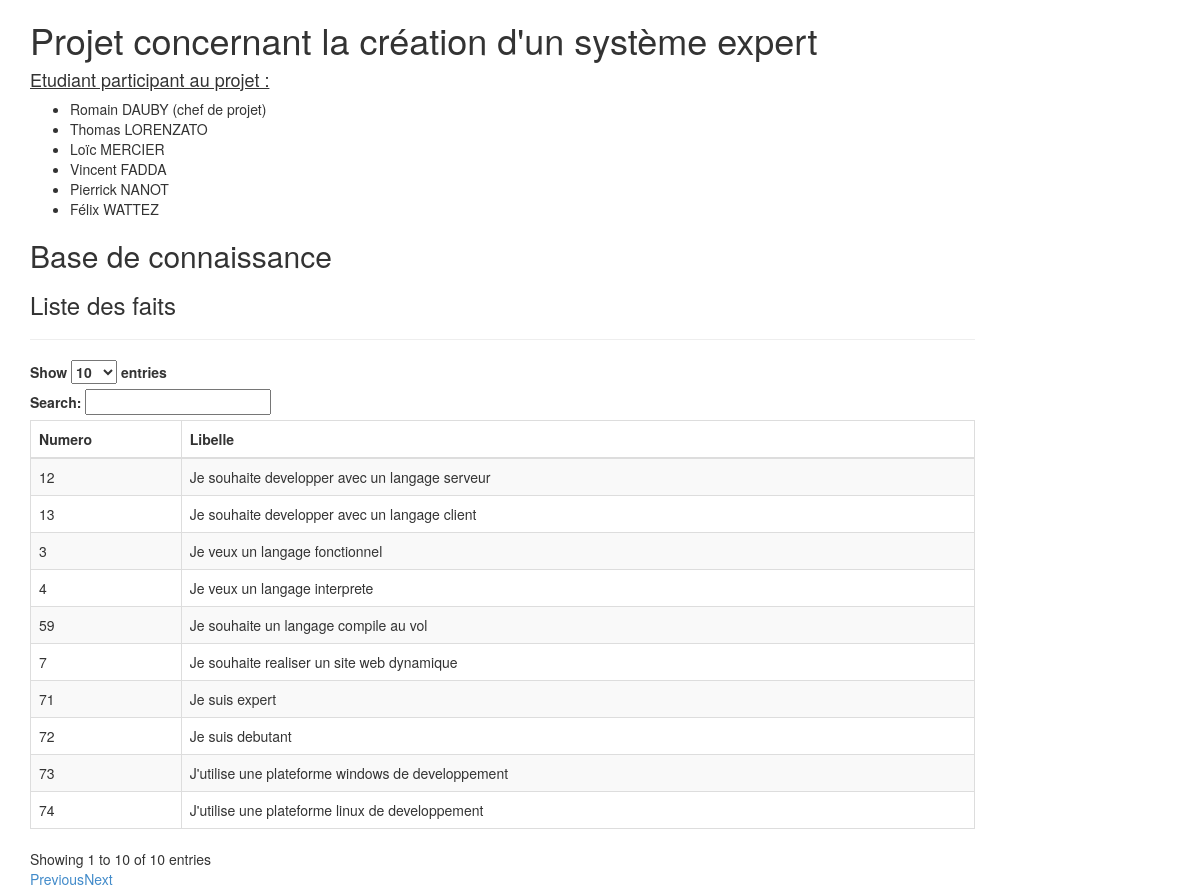
/bdc.php, run on an earlier commit of the app's database.
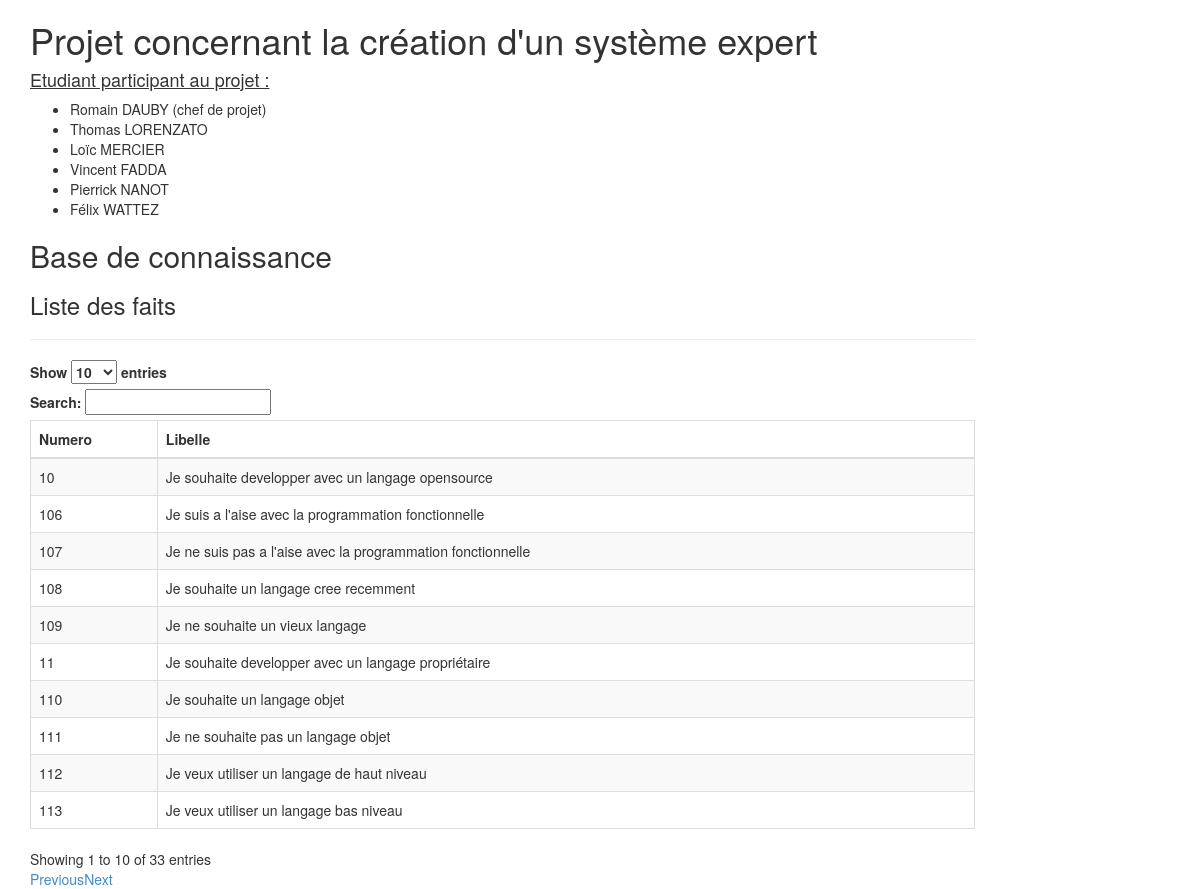
And on a later commit of the database.
### tables this page shows
CREATE TABLE IF NOT EXISTS `fait` (
  `id` int(11) NOT NULL,
  `fait` varchar(255) NOT NULL,
  PRIMARY KEY (`id`)
);

### model/db.php (called while the page is built, shortened)
<?php
    class Db
    {
        private static $db;
        public static function connect(){
            self::$db = mysqli_connect(_DB_SERVER_, _DB_USER_, _DB_PASSWD_, _DB_NAME_);
        }
        public static function queryObject($sql){
            if ($res = mysqli_query(self::$db, $sql) or die(mysqli_error())){
                $row = array();
                while($ligne = mysqli_fetch_object($res)){
                    $row[] = $ligne;
                }
                return $row;
            }
        }
    }

### model/documentation.php (the view, shortened to what this page needs)
<?php
	function afficherBdc(){
		echo '<thead><tr><th>Numero</th><th>Libelle</th></thead><tbody>';
		$enregistrements = Db::queryObject('SELECT id, fait FROM fait');
		foreach ($enregistrements as $enregistrement) {
			echo '<tr>';
			echo '<td>'.$enregistrement->id.'</td>';
			echo '<td>'.$enregistrement->fait.'</td>';
			echo '</tr>';
		}
		echo '</tbody>';
	}

### bdc.php (shortened to what this page needs)
<!DOCTYPE html>
<html lang="fr">
    <head>
        <link rel="stylesheet" href="css/bootstrap.css">
    </head>
    <body>
    	<div class="container">
            <div class="row">
                <div class="col-md-10">
                    <h1> Projet concernant la création d'un système expert</h1>
                    <h4><u> Etudiant participant au projet : </u></h4>
                    <p>
                        <ul>
                        <li> Romain DAUBY (chef de projet) </li>
                        <li> Thomas LORENZATO </li>
                        <li> Loïc MERCIER </li>
                        <li> Vincent FADDA </li>
                        <li> Pierrick NANOT </li>
                        <li> Félix WATTEZ </li>
                        </ul>
                    </p>
                    <h2>Base de connaissance</h2>
                    <h3>Liste des faits</h3><hr>
                    <table id="res" class="table table-striped table-bordered table-hover">
                    <?=afficherBdc()?>
                </div>
            </div>
    	</div>
    </body>
</html>

What changed in the data, as far as the page shows it:
no longer on this page (row unchanged): fait: id "3", fait "Je veux un langage fonctionnel"
no longer on this page (row unchanged): fait: id "4", fait "Je veux un langage interprete"
no longer on this page (row unchanged): fait: id "7", fait "Je souhaite realiser un site web dynamique"
no longer on this page (row unchanged): fait: id "12", fait "Je souhaite developper avec un langage serveur"
no longer on this page (row unchanged): fait: id "13", fait "Je souhaite developper avec un langage client"
no longer on this page (row unchanged): fait: id "59", fait "Je souhaite un langage compile au vol"
no longer on this page (row unchanged): fait: id "71", fait "Je suis expert"
no longer on this page (row unchanged): fait: id "72", fait "Je suis debutant"
no longer on this page (row unchanged): fait: id "73", fait "J'utilise une plateforme windows de developpement"
no longer on this page (row unchanged): fait: id "74", fait "J'utilise une plateforme linux de developpement"
added fait: id "10", fait "Je souhaite developper avec un langage opensource"
added fait: id "11", fait "Je souhaite developper avec un langage propriétaire"
added fait: id "106", fait "Je suis a l'aise avec la programmation fonctionnelle"
added fait: id "107", fait "Je ne suis pas a l'aise avec la programmation fonctionnelle"
added fait: id "108", fait "Je souhaite un langage cree recemment"
added fait: id "109", fait "Je ne souhaite un vieux langage"
added fait: id "110", fait "Je souhaite un langage objet"
added fait: id "111", fait "Je ne souhaite pas un langage objet"
added fait: id "112", fait "Je veux utiliser un langage de haut niveau"
added fait: id "113", fait "Je veux utiliser un langage bas niveau"
Also different on the page:
text written by a page script: "Show entries Search: Showing 1 to 10 of 10 entries Previous Next" → "Show entries Search: Showing 1 to 10 of 33 entries Previous Next"
